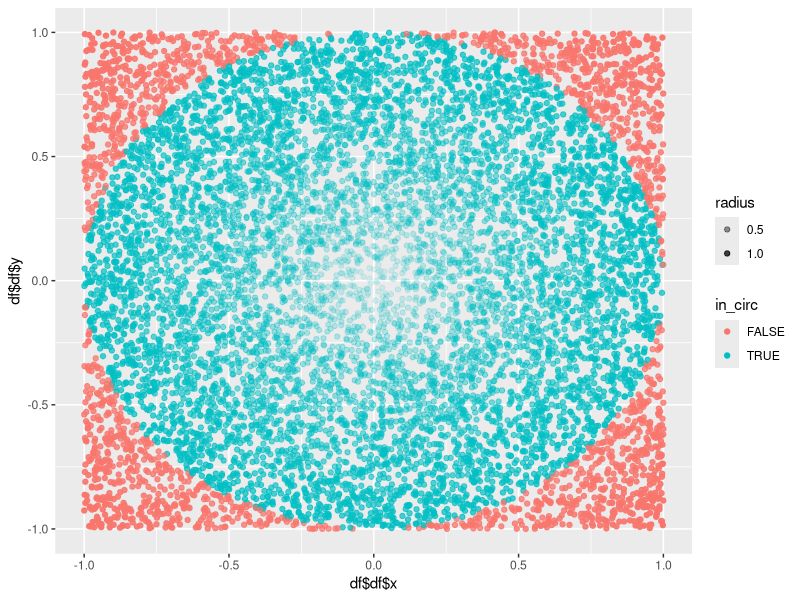

The R source for this figure:
rm(list=ls())
library(tidyverse)

birthday_sample <- function(group_size = 23){
  possible_birthdays <- c(1:365, 1:366)
  return(sample(possible_birthdays, size = group_size, replace = FALSE))
}

birthday_match <- function(sample_input){
  sum(duplicated(sample_input)) > 0
}

many_samples <- function(reps=10, group_size=23){
  samples <- lapply(rep(group_size, reps), birthday_sample)
  matches <- sapply(samples, birthday_match)
  estimated_prob <- sum(matches) / reps
 
  return(estimated_prob)
}

estimated_prob <- many_samples()

estimated_prob

group_sizes <- 2:366
sample_size <- 1000

estimated_probs <- lapply(group_sizes, function(x){
  many_samples(reps = sample_size, group_size = x)
})

df <- data.frame(group_size = group_sizes, estimated_prob = unlist(estimated_probs))

birthday_plot <- ggplot(df %>% filter(group_size < 100), aes(group_size, estimated_prob))
plot + geom_point()

#Circle


make_df <- function(n = 1000) {
  x_coords <- runif(n, -1, 1)
  y_coords <- runif(n, -1, 1)
  points <- data.frame(x = x_coords, y = y_coords)
  points$radius <- sqrt(points$x^2 + points$y^2)
  points$in_circ <- points$radius <= 1
  pi_est <- 4 * sum(points$in_circ) / n
  return(list(pi_est = pi_est, df = points))
}

df <- make_df(10000)

plot <- ggplot(df$df, aes(x = df$df$x, y = df$df$y, color = in_circ, alpha = radius)) + geom_point()
plot

#x0 <- estimate_pi(1e4)
#x1 <- estimate_pi(1e5)
#x2 <- estimate_pi(1e6)
#x3 <- estimate_pi(1e7)


